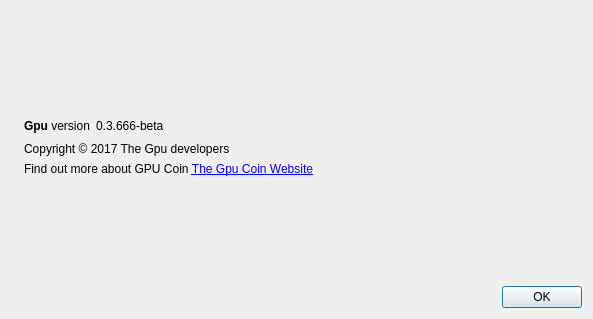
<?xml version="1.0" encoding="UTF-8"?>
<ui version="4.0">
 <class>AboutDialog</class>
 <widget class="QDialog" name="AboutDialog">
  <property name="geometry">
   <rect>
    <x>0</x>
    <y>0</y>
    <width>593</width>
    <height>319</height>
   </rect>
  </property>
  <property name="windowTitle">
   <string>About Gpu Coin</string>
  </property>
  <layout class="QHBoxLayout" name="horizontalLayout_2">
   <item>
    <widget class="QLabel" name="label_4">
     <property name="sizePolicy">
      <sizepolicy hsizetype="Preferred" vsizetype="Ignored">
       <horstretch>0</horstretch>
       <verstretch>0</verstretch>
      </sizepolicy>
     </property>
     <property name="pixmap">
      <pixmap resource="../bitcoin.qrc">:/images/about</pixmap>
     </property>
    </widget>
   </item>
   <item>
    <layout class="QVBoxLayout" name="verticalLayout_2">
     <item>
      <spacer name="verticalSpacer_2">
       <property name="orientation">
        <enum>Qt::Vertical</enum>
       </property>
       <property name="sizeHint" stdset="0">
        <size>
         <width>20</width>
         <height>40</height>
        </size>
       </property>
      </spacer>
     </item>
     <item>
      <layout class="QHBoxLayout" name="horizontalLayout">
       <item>
        <widget class="QLabel" name="label">
         <property name="cursor">
          <cursorShape>IBeamCursor</cursorShape>
         </property>
         <property name="text">
          <string>&lt;b&gt;Gpu&lt;/b&gt; version</string>
         </property>
         <property name="textInteractionFlags">
          <set>Qt::LinksAccessibleByMouse|Qt::TextSelectableByKeyboard|Qt::TextSelectableByMouse</set>
         </property>
        </widget>
       </item>
       <item>
        <widget class="QLabel" name="versionLabel">
         <property name="cursor">
          <cursorShape>IBeamCursor</cursorShape>
         </property>
         <property name="text">
          <string notr="true">0.3.666-beta</string>
         </property>
         <property name="textInteractionFlags">
          <set>Qt::LinksAccessibleByMouse|Qt::TextSelectableByKeyboard|Qt::TextSelectableByMouse</set>
         </property>
        </widget>
       </item>
       <item>
        <spacer name="horizontalSpacer">
         <property name="orientation">
          <enum>Qt::Horizontal</enum>
         </property>
         <property name="sizeHint" stdset="0">
          <size>
           <width>40</width>
           <height>20</height>
          </size>
         </property>
        </spacer>
       </item>
      </layout>
     </item>
     <item>
      <widget class="QLabel" name="copyrightLabel">
       <property name="cursor">
        <cursorShape>IBeamCursor</cursorShape>
       </property>
       <property name="text">
        <string>Copyright © 2017 The Gpu developers</string>
       </property>
       <property name="textInteractionFlags">
        <set>Qt::LinksAccessibleByMouse|Qt::TextSelectableByKeyboard|Qt::TextSelectableByMouse</set>
       </property>
      </widget>
     </item>
     <item>
      <widget class="QLabel" name="label_2">
       <property name="cursor">
        <cursorShape>IBeamCursor</cursorShape>
       </property>
       <property name="text">
        <string>
Find out more about GPU Coin


&lt;a href=&quot;www.gpucoin.usedgpus.com&quot;&gt;The Gpu Coin Website&lt;/a&gt;</string>
       </property>
       <property name="textFormat">
        <enum>Qt::RichText</enum>
       </property>
       <property name="wordWrap">
        <bool>true</bool>
       </property>
       <property name="textInteractionFlags">
        <set>Qt::LinksAccessibleByMouse|Qt::TextSelectableByKeyboard|Qt::TextSelectableByMouse</set>
       </property>
      </widget>
     </item>
     <item>
      <spacer name="verticalSpacer">
       <property name="orientation">
        <enum>Qt::Vertical</enum>
       </property>
       <property name="sizeHint" stdset="0">
        <size>
         <width>20</width>
         <height>40</height>
        </size>
       </property>
      </spacer>
     </item>
     <item>
      <widget class="QDialogButtonBox" name="buttonBox">
       <property name="orientation">
        <enum>Qt::Horizontal</enum>
       </property>
       <property name="standardButtons">
        <set>QDialogButtonBox::Ok</set>
       </property>
      </widget>
     </item>
    </layout>
   </item>
  </layout>
 </widget>
 <resources>
  <include location="../bitcoin.qrc"/>
 </resources>
 <connections>
  <connection>
   <sender>buttonBox</sender>
   <signal>accepted()</signal>
   <receiver>AboutDialog</receiver>
   <slot>accept()</slot>
   <hints>
    <hint type="sourcelabel">
     <x>360</x>
     <y>308</y>
    </hint>
    <hint type="destinationlabel">
     <x>157</x>
     <y>274</y>
    </hint>
   </hints>
  </connection>
  <connection>
   <sender>buttonBox</sender>
   <signal>rejected()</signal>
   <receiver>AboutDialog</receiver>
   <slot>reject()</slot>
   <hints>
    <hint type="sourcelabel">
     <x>428</x>
     <y>308</y>
    </hint>
    <hint type="destinationlabel">
     <x>286</x>
     <y>274</y>
    </hint>
   </hints>
  </connection>
 </connections>
</ui>
